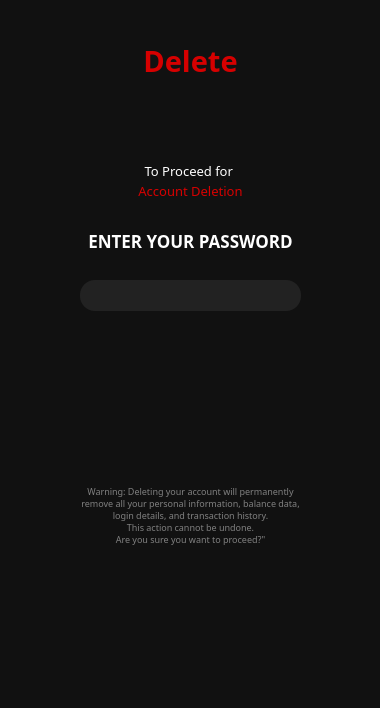
<?xml version="1.0" encoding="UTF-8"?>
<ui version="4.0">
 <class>Dialog</class>
 <widget class="QDialog" name="Dialog">
  <property name="geometry">
   <rect>
    <x>0</x>
    <y>0</y>
    <width>380</width>
    <height>708</height>
   </rect>
  </property>
  <property name="minimumSize">
   <size>
    <width>380</width>
    <height>708</height>
   </size>
  </property>
  <property name="windowTitle">
   <string>Dialog</string>
  </property>
  <widget class="QFrame" name="frame">
   <property name="geometry">
    <rect>
     <x>-40</x>
     <y>-10</y>
     <width>471</width>
     <height>741</height>
    </rect>
   </property>
   <property name="styleSheet">
    <string notr="true">Background-color: #111111;</string>
   </property>
   <property name="frameShape">
    <enum>QFrame::StyledPanel</enum>
   </property>
   <property name="frameShadow">
    <enum>QFrame::Raised</enum>
   </property>
   <widget class="QLabel" name="label_2">
    <property name="geometry">
     <rect>
      <x>80</x>
      <y>230</y>
      <width>301</width>
      <height>41</height>
     </rect>
    </property>
    <property name="font">
     <font>
      <family>Montserrat ExtraBold</family>
      <pointsize>13</pointsize>
      <bold>true</bold>
     </font>
    </property>
    <property name="styleSheet">
     <string notr="true">color: white;background-color: opacity(0%);</string>
    </property>
    <property name="text">
     <string>ENTER YOUR PASSWORD</string>
    </property>
    <property name="alignment">
     <set>Qt::AlignCenter</set>
    </property>
   </widget>
   <widget class="QLabel" name="label">
    <property name="geometry">
     <rect>
      <x>110</x>
      <y>170</y>
      <width>241</width>
      <height>21</height>
     </rect>
    </property>
    <property name="font">
     <font>
      <family>Montserrat Medium</family>
      <pointsize>10</pointsize>
     </font>
    </property>
    <property name="styleSheet">
     <string notr="true">color:white;
background-color: opacity(0%);</string>
    </property>
    <property name="text">
     <string>To Proceed for </string>
    </property>
    <property name="alignment">
     <set>Qt::AlignCenter</set>
    </property>
   </widget>
   <widget class="QLabel" name="label_8">
    <property name="geometry">
     <rect>
      <x>60</x>
      <y>130</y>
      <width>341</width>
      <height>261</height>
     </rect>
    </property>
    <property name="styleSheet">
     <string notr="true">background-color: transparent;</string>
    </property>
    <property name="text">
     <string/>
    </property>
    <property name="pixmap">
     <pixmap>../../Downloads/Frame 6(2).png</pixmap>
    </property>
    <property name="scaledContents">
     <bool>true</bool>
    </property>
   </widget>
   <widget class="QLineEdit" name="passwordInput">
    <property name="geometry">
     <rect>
      <x>120</x>
      <y>290</y>
      <width>221</width>
      <height>31</height>
     </rect>
    </property>
    <property name="font">
     <font>
      <family>Montserrat Light</family>
     </font>
    </property>
    <property name="styleSheet">
     <string notr="true">color: white;
background-color: #222222;
border-radius: 15px;
border: black;</string>
    </property>
    <property name="alignment">
     <set>Qt::AlignCenter</set>
    </property>
   </widget>
   <widget class="QPushButton" name="cancelButton">
    <property name="geometry">
     <rect>
      <x>60</x>
      <y>40</y>
      <width>41</width>
      <height>61</height>
     </rect>
    </property>
    <property name="styleSheet">
     <string notr="true">color: white;</string>
    </property>
    <property name="text">
     <string/>
    </property>
    <property name="icon">
     <iconset>
      <normaloff>../../Downloads/Group 30.png</normaloff>../../Downloads/Group 30.png</iconset>
    </property>
    <property name="iconSize">
     <size>
      <width>30</width>
      <height>30</height>
     </size>
    </property>
    <property name="shortcut">
     <string/>
    </property>
    <property name="autoDefault">
     <bool>false</bool>
    </property>
    <property name="default">
     <bool>false</bool>
    </property>
    <property name="flat">
     <bool>true</bool>
    </property>
   </widget>
   <widget class="QLabel" name="label_10">
    <property name="geometry">
     <rect>
      <x>130</x>
      <y>50</y>
      <width>201</width>
      <height>41</height>
     </rect>
    </property>
    <property name="font">
     <font>
      <family>Montserrat SemiBold</family>
      <pointsize>22</pointsize>
      <bold>true</bold>
     </font>
    </property>
    <property name="styleSheet">
     <string notr="true">color:#D60000;
background-color: opacity(0%);</string>
    </property>
    <property name="text">
     <string>Delete</string>
    </property>
    <property name="alignment">
     <set>Qt::AlignCenter</set>
    </property>
   </widget>
   <widget class="QLabel" name="label_3">
    <property name="geometry">
     <rect>
      <x>110</x>
      <y>190</y>
      <width>241</width>
      <height>21</height>
     </rect>
    </property>
    <property name="font">
     <font>
      <family>Montserrat Medium</family>
      <pointsize>10</pointsize>
     </font>
    </property>
    <property name="styleSheet">
     <string notr="true">color:#D60000;
background-color: opacity(0%);</string>
    </property>
    <property name="text">
     <string>Account Deletion</string>
    </property>
    <property name="alignment">
     <set>Qt::AlignCenter</set>
    </property>
   </widget>
   <widget class="QLabel" name="label_4">
    <property name="geometry">
     <rect>
      <x>110</x>
      <y>490</y>
      <width>241</width>
      <height>71</height>
     </rect>
    </property>
    <property name="font">
     <font>
      <family>Montserrat Light</family>
      <pointsize>7</pointsize>
     </font>
    </property>
    <property name="styleSheet">
     <string notr="true">color:gray;
background-color: opacity(0%);;</string>
    </property>
    <property name="frameShape">
     <enum>QFrame::NoFrame</enum>
    </property>
    <property name="text">
     <string>Warning: Deleting your account will permanently 
remove all your personal information, balance data, 
login details, and transaction history. 
This action cannot be undone. 
Are you sure you want to proceed?&quot;</string>
    </property>
    <property name="alignment">
     <set>Qt::AlignCenter</set>
    </property>
   </widget>
   <widget class="QPushButton" name="confirmButton">
    <property name="geometry">
     <rect>
      <x>80</x>
      <y>420</y>
      <width>291</width>
      <height>81</height>
     </rect>
    </property>
    <property name="styleSheet">
     <string notr="true"/>
    </property>
    <property name="text">
     <string/>
    </property>
    <property name="icon">
     <iconset>
      <normaloff>../../Downloads/Group 59(2).png</normaloff>../../Downloads/Group 59(2).png</iconset>
    </property>
    <property name="iconSize">
     <size>
      <width>225</width>
      <height>225</height>
     </size>
    </property>
    <property name="autoDefault">
     <bool>false</bool>
    </property>
    <property name="default">
     <bool>false</bool>
    </property>
    <property name="flat">
     <bool>true</bool>
    </property>
   </widget>
   <zorder>label_8</zorder>
   <zorder>cancelButton</zorder>
   <zorder>label_10</zorder>
   <zorder>passwordInput</zorder>
   <zorder>label</zorder>
   <zorder>label_2</zorder>
   <zorder>label_3</zorder>
   <zorder>label_4</zorder>
   <zorder>confirmButton</zorder>
  </widget>
 </widget>
 <resources/>
 <connections/>
</ui>
